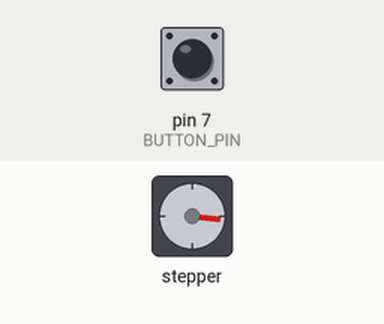
Recording of a sketch running on a simulated Arduino Uno, built with avr-gcc and run on an emulated ATmega328P. Parts: stepper motor. The test bench sets the inputs (shaded band); at power-on: pin 7 (BUTTON_PIN) HIGH. Stepper angles assume 200 steps per turn; what the sketch prints to the serial monitor is not drawn.

Above: at 1.2 s.
1.3 s: pin 7 (BUTTON_PIN) pulled LOW for 1 s
At 1.67 s:
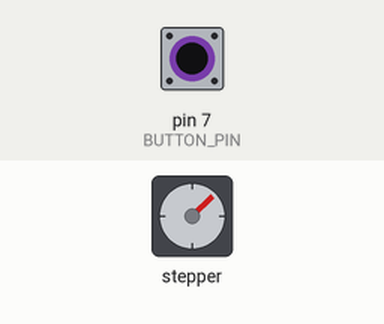
4.3 s: pin 7 (BUTTON_PIN) pulled LOW for 3.2 s
At 4.73 s:
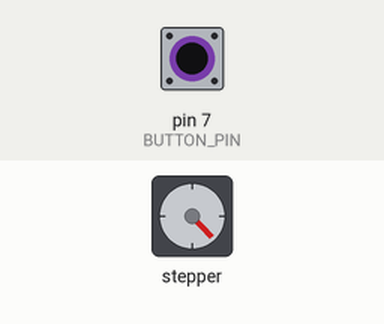
9.0 s: pin 7 (BUTTON_PIN) pulled LOW for 0.15 s
At 10.23 s:
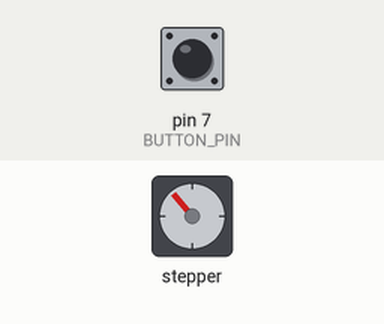
12.1 s: pin 7 (BUTTON_PIN) pulled LOW for 1 s
16.1 s: pin 7 (BUTTON_PIN) pulled LOW for 3.2 s
Timing chart, 0 to 21.8 s (numbered marks = the images above; inputs shaded):
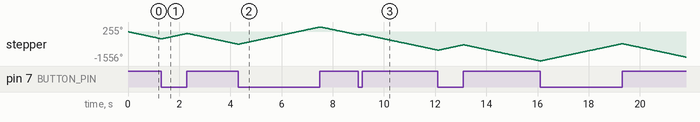

The sketch:

motor.ino
```cpp
#include<AccelStepper.h>
const int BUTTON_PIN = 7;
const int STEP_PIN = 2;
const int DIR_PIN = 3;
AccelStepper stepper(AccelStepper::DRIVER, STEP_PIN, DIR_PIN);


void setup(){
  pinMode(BUTTON_PIN, INPUT_PULLUP);
  stepper.setMaxSpeed(4000);
  Serial.begin(9600);
}

void loop(){
  int pinState = digitalRead(BUTTON_PIN);
  Serial.println(pinState);

  int sign = (pinState==HIGH) ? -1 : 1; // closer if LOW
  Serial.println(pinState);

  stepper.setSpeed(sign * 200);
  stepper.runSpeed();
}
```
